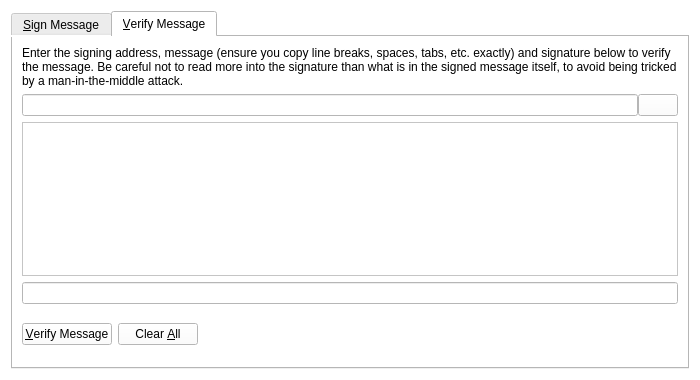
<?xml version="1.0" encoding="UTF-8"?>
<ui version="4.0">
 <class>SignVerifyMessageDialog</class>
 <widget class="QDialog" name="SignVerifyMessageDialog">
  <property name="geometry">
   <rect>
    <x>0</x>
    <y>0</y>
    <width>700</width>
    <height>380</height>
   </rect>
  </property>
  <property name="windowTitle">
   <string>Signatures - Sign / Verify a Message</string>
  </property>
  <property name="styleSheet">
   <string notr="true">background-color: rgb(255, 255, 255);</string>
  </property>
  <property name="modal">
   <bool>true</bool>
  </property>
  <layout class="QVBoxLayout" name="verticalLayout">
   <item>
    <widget class="QTabWidget" name="tabWidget">
     <property name="currentIndex">
      <number>1</number>
     </property>
     <widget class="QWidget" name="tabSignMessage">
      <attribute name="title">
       <string>&amp;Sign Message</string>
      </attribute>
      <layout class="QVBoxLayout" name="verticalLayout_SM">
       <item>
        <widget class="QLabel" name="infoLabel_SM">
         <property name="text">
          <string>You can sign messages with your addresses to prove you own them. Be careful not to sign anything vague, as phishing attacks may try to trick you into signing your identity over to them. Only sign fully-detailed statements you agree to.</string>
         </property>
         <property name="textFormat">
          <enum>Qt::PlainText</enum>
         </property>
         <property name="wordWrap">
          <bool>true</bool>
         </property>
        </widget>
       </item>
       <item>
        <layout class="QHBoxLayout" name="horizontalLayout_1_SM">
         <property name="spacing">
          <number>0</number>
         </property>
         <item>
          <widget class="QValidatedLineEdit" name="addressIn_SM">
           <property name="toolTip">
            <string>The address to sign the message with (e.g. F96m4dNBqCLh7ZYceQnLG7uPuva5mochZK)</string>
           </property>
           <property name="maxLength">
            <number>34</number>
           </property>
          </widget>
         </item>
         <item>
          <widget class="QPushButton" name="addressBookButton_SM">
           <property name="toolTip">
            <string>Choose an address from the address book</string>
           </property>
           <property name="text">
            <string/>
           </property>
           <property name="icon">
            <iconset resource="../bitcoin.qrc">
             <normaloff>:/icons/address-book</normaloff>:/icons/address-book</iconset>
           </property>
           <property name="shortcut">
            <string>Alt+A</string>
           </property>
           <property name="autoDefault">
            <bool>false</bool>
           </property>
          </widget>
         </item>
         <item>
          <widget class="QPushButton" name="pasteButton_SM">
           <property name="toolTip">
            <string>Paste address from clipboard</string>
           </property>
           <property name="text">
            <string/>
           </property>
           <property name="icon">
            <iconset resource="../bitcoin.qrc">
             <normaloff>:/icons/editpaste</normaloff>:/icons/editpaste</iconset>
           </property>
           <property name="shortcut">
            <string>Alt+P</string>
           </property>
           <property name="autoDefault">
            <bool>false</bool>
           </property>
          </widget>
         </item>
        </layout>
       </item>
       <item>
        <widget class="QPlainTextEdit" name="messageIn_SM">
         <property name="toolTip">
          <string>Enter the message you want to sign here</string>
         </property>
        </widget>
       </item>
       <item>
        <layout class="QHBoxLayout" name="horizontalLayout_2_SM">
         <property name="spacing">
          <number>0</number>
         </property>
         <item>
          <widget class="QLineEdit" name="signatureOut_SM">
           <property name="font">
            <font>
             <italic>true</italic>
            </font>
           </property>
           <property name="readOnly">
            <bool>true</bool>
           </property>
          </widget>
         </item>
         <item>
          <widget class="QPushButton" name="copySignatureButton_SM">
           <property name="toolTip">
            <string>Copy the current signature to the system clipboard</string>
           </property>
           <property name="text">
            <string/>
           </property>
           <property name="icon">
            <iconset resource="../bitcoin.qrc">
             <normaloff>:/icons/editcopy</normaloff>:/icons/editcopy</iconset>
           </property>
           <property name="autoDefault">
            <bool>false</bool>
           </property>
          </widget>
         </item>
        </layout>
       </item>
       <item>
        <layout class="QHBoxLayout" name="horizontalLayout_3_SM">
         <item>
          <widget class="QPushButton" name="signMessageButton_SM">
           <property name="toolTip">
            <string>Sign the message to prove you own this PayPeer address</string>
           </property>
           <property name="text">
            <string>&amp;Sign Message</string>
           </property>
           <property name="icon">
            <iconset resource="../bitcoin.qrc">
             <normaloff>:/icons/edit</normaloff>:/icons/edit</iconset>
           </property>
           <property name="autoDefault">
            <bool>false</bool>
           </property>
          </widget>
         </item>
         <item>
          <widget class="QPushButton" name="clearButton_SM">
           <property name="toolTip">
            <string>Reset all sign message fields</string>
           </property>
           <property name="text">
            <string>Clear &amp;All</string>
           </property>
           <property name="icon">
            <iconset resource="../bitcoin.qrc">
             <normaloff>:/icons/remove</normaloff>:/icons/remove</iconset>
           </property>
           <property name="autoDefault">
            <bool>false</bool>
           </property>
          </widget>
         </item>
         <item>
          <spacer name="horizontalSpacer_1_SM">
           <property name="orientation">
            <enum>Qt::Horizontal</enum>
           </property>
           <property name="sizeHint" stdset="0">
            <size>
             <width>40</width>
             <height>48</height>
            </size>
           </property>
          </spacer>
         </item>
         <item>
          <widget class="QLabel" name="statusLabel_SM">
           <property name="font">
            <font>
             <weight>75</weight>
             <bold>true</bold>
            </font>
           </property>
           <property name="text">
            <string/>
           </property>
           <property name="wordWrap">
            <bool>true</bool>
           </property>
          </widget>
         </item>
         <item>
          <spacer name="horizontalSpacer_2_SM">
           <property name="orientation">
            <enum>Qt::Horizontal</enum>
           </property>
           <property name="sizeHint" stdset="0">
            <size>
             <width>40</width>
             <height>48</height>
            </size>
           </property>
          </spacer>
         </item>
        </layout>
       </item>
      </layout>
     </widget>
     <widget class="QWidget" name="tabVerifyMessage">
      <attribute name="title">
       <string>&amp;Verify Message</string>
      </attribute>
      <layout class="QVBoxLayout" name="verticalLayout_VM">
       <item>
        <widget class="QLabel" name="infoLabel_VM">
         <property name="text">
          <string>Enter the signing address, message (ensure you copy line breaks, spaces, tabs, etc. exactly) and signature below to verify the message. Be careful not to read more into the signature than what is in the signed message itself, to avoid being tricked by a man-in-the-middle attack.</string>
         </property>
         <property name="textFormat">
          <enum>Qt::PlainText</enum>
         </property>
         <property name="alignment">
          <set>Qt::AlignLeading|Qt::AlignLeft|Qt::AlignTop</set>
         </property>
         <property name="wordWrap">
          <bool>true</bool>
         </property>
        </widget>
       </item>
       <item>
        <layout class="QHBoxLayout" name="horizontalLayout_1_VM">
         <property name="spacing">
          <number>0</number>
         </property>
         <item>
          <widget class="QValidatedLineEdit" name="addressIn_VM">
           <property name="toolTip">
            <string>The address the message was signed with (e.g. F96m4dNBqCLh7ZYceQnLG7uPuva5mochZK)</string>
           </property>
           <property name="maxLength">
            <number>34</number>
           </property>
          </widget>
         </item>
         <item>
          <widget class="QPushButton" name="addressBookButton_VM">
           <property name="toolTip">
            <string>Choose an address from the address book</string>
           </property>
           <property name="text">
            <string/>
           </property>
           <property name="icon">
            <iconset resource="../bitcoin.qrc">
             <normaloff>:/icons/address-book</normaloff>:/icons/address-book</iconset>
           </property>
           <property name="shortcut">
            <string>Alt+A</string>
           </property>
           <property name="autoDefault">
            <bool>false</bool>
           </property>
          </widget>
         </item>
        </layout>
       </item>
       <item>
        <widget class="QPlainTextEdit" name="messageIn_VM"/>
       </item>
       <item>
        <widget class="QValidatedLineEdit" name="signatureIn_VM"/>
       </item>
       <item>
        <layout class="QHBoxLayout" name="horizontalLayout_2_VM">
         <item>
          <widget class="QPushButton" name="verifyMessageButton_VM">
           <property name="toolTip">
            <string>Verify the message to ensure it was signed with the specified PayPeer address</string>
           </property>
           <property name="text">
            <string>&amp;Verify Message</string>
           </property>
           <property name="icon">
            <iconset resource="../bitcoin.qrc">
             <normaloff>:/icons/transaction_0</normaloff>:/icons/transaction_0</iconset>
           </property>
           <property name="autoDefault">
            <bool>false</bool>
           </property>
          </widget>
         </item>
         <item>
          <widget class="QPushButton" name="clearButton_VM">
           <property name="toolTip">
            <string>Reset all verify message fields</string>
           </property>
           <property name="text">
            <string>Clear &amp;All</string>
           </property>
           <property name="icon">
            <iconset resource="../bitcoin.qrc">
             <normaloff>:/icons/remove</normaloff>:/icons/remove</iconset>
           </property>
           <property name="autoDefault">
            <bool>false</bool>
           </property>
          </widget>
         </item>
         <item>
          <spacer name="horizontalSpacer_1_VM">
           <property name="orientation">
            <enum>Qt::Horizontal</enum>
           </property>
           <property name="sizeHint" stdset="0">
            <size>
             <width>40</width>
             <height>48</height>
            </size>
           </property>
          </spacer>
         </item>
         <item>
          <widget class="QLabel" name="statusLabel_VM">
           <property name="font">
            <font>
             <weight>75</weight>
             <bold>true</bold>
            </font>
           </property>
           <property name="text">
            <string/>
           </property>
           <property name="wordWrap">
            <bool>true</bool>
           </property>
          </widget>
         </item>
         <item>
          <spacer name="horizontalSpacer_2_VM">
           <property name="orientation">
            <enum>Qt::Horizontal</enum>
           </property>
           <property name="sizeHint" stdset="0">
            <size>
             <width>40</width>
             <height>48</height>
            </size>
           </property>
          </spacer>
         </item>
        </layout>
       </item>
      </layout>
     </widget>
    </widget>
   </item>
  </layout>
 </widget>
 <customwidgets>
  <customwidget>
   <class>QValidatedLineEdit</class>
   <extends>QLineEdit</extends>
   <header>qvalidatedlineedit.h</header>
  </customwidget>
 </customwidgets>
 <resources>
  <include location="../bitcoin.qrc"/>
 </resources>
 <connections/>
</ui>
